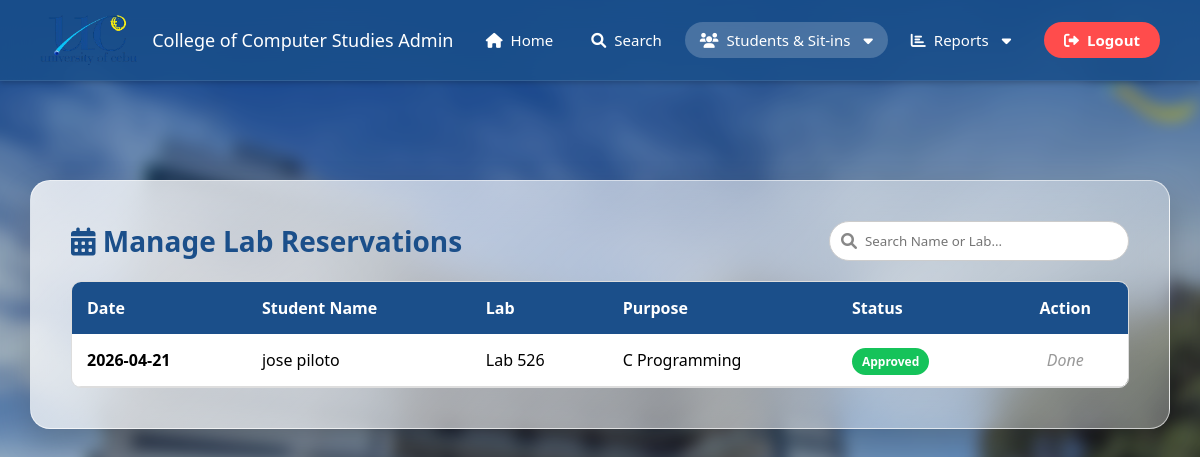
The page /admin_reservations (signed in) on the database its author committed.
### tables this page shows
CREATE TABLE reservations (
            id INTEGER PRIMARY KEY AUTOINCREMENT,
            id_number TEXT NOT NULL,
            res_date TEXT NOT NULL,
            res_lab TEXT NOT NULL,
            res_purpose TEXT NOT NULL,
            status TEXT DEFAULT 'Pending'
        );

CREATE TABLE users (
            id INTEGER PRIMARY KEY AUTOINCREMENT,
            id_number TEXT UNIQUE NOT NULL,
            lastname TEXT NOT NULL,
            firstname TEXT NOT NULL,
            middlename TEXT,
            course_level TEXT,
            password TEXT NOT NULL,
            email TEXT,
            course TEXT,
            address TEXT,
            role TEXT DEFAULT 'student',
            remaining_sessions INTEGER DEFAULT 30,
            profile_pic TEXT DEFAULT 'default_profile.png'
        );

### app.py (the view)
@app.route('/admin_reservations')
def admin_reservations():
    if 'user_id' not in session or session.get('role') != 'admin':
        return redirect(url_for('home'))
    conn = get_db_connection()
    cursor = conn.cursor()
    records = cursor.execute('''
        SELECT r.*, u.firstname, u.lastname
        FROM reservations r
        JOIN users u ON r.id_number = u.id_number
        ORDER BY r.id DESC
    ''').fetchall()
    conn.close()
    return render_template('admin_reservations.html', records=records)

### app.py (called while the page is built)
def get_db_connection():
    conn = sqlite3.connect('students.db')
    conn.row_factory = sqlite3.Row
    return conn

### templates/admin_reservations.html (shortened to what this page needs)
<!DOCTYPE html>
<html lang="en">
<head>
    <link rel="stylesheet" href="{{ url_for('static', filename='style.css') }}">
    <link rel="stylesheet" href="{{ url_for('static', filename='admin.css') }}">
    <link rel="stylesheet" href="https://cdnjs.cloudflare.com/ajax/libs/font-awesome/6.0.0/css/all.min.css">
</head>
<body class="admin-page">
    <nav class="navbar">
        <div class="logo">
            <img src="{{ url_for('static', filename='images/uclogonav.png') }}" alt="UC Logo">
            College of Computer Studies Admin
        </div>
        <div class="nav-links">
            <a href="/admin_dashboard"><i class="fas fa-home"></i> Home</a>
            <a href="#" id="searchNavBtn"><i class="fas fa-search"></i> Search</a>
            <div class="dropdown">
                <button class="dropbtn" style="background: rgba(255,255,255,0.2);"><i class="fas fa-users"></i> Students & Sit-ins <i class="fas fa-caret-down" style="margin-left: 5px;"></i></button>
            </div>
            <div class="dropdown">
                <button class="dropbtn"><i class="fas fa-chart-bar"></i> Reports <i class="fas fa-caret-down" style="margin-left: 5px;"></i></button>
            </div>
            <a href="/logout" class="logout-btn"><i class="fas fa-sign-out-alt"></i> Logout</a>
        </div>
    </nav>
    <div class="admin-container">
        <div class="admin-glass-card" style="width: 95%; max-width: 1400px; padding: 40px;">
            <div style="display: flex; justify-content: space-between; align-items: center; margin-bottom: 20px; flex-wrap: wrap; gap: 15px;">
                <h2 style="color: #1b4f8a; margin: 0;"><i class="fas fa-calendar-alt"></i> Manage Lab Reservations</h2>
                <div style="position: relative; width: 300px; max-width: 100%;">
                    <input type="text" id="searchReservation" onkeyup="filterReservations()" placeholder="Search Name or Lab..."
                           style="width: 100%; padding: 10px 15px 10px 35px; border-radius: 20px; border: 1px solid #ccc; outline: none;">
                    <i class="fas fa-search" style="position: absolute; left: 12px; top: 12px; color: #888;"></i>
                </div>
            </div>
            <div class="table-container" style="max-height: 500px; overflow-y: auto; overflow-x: auto; border-radius: 10px; border: 1px solid #ddd;">
                <table style="width: 100%; border-collapse: collapse; text-align: left; background: white;">
                    <thead style="background-color: #1b4f8a; color: white; position: sticky; top: 0; z-index: 1;">
                        <tr>
                            <th style="padding: 15px;">Date</th>
                            <th style="padding: 15px;">Student Name</th>
                            <th style="padding: 15px;">Lab</th>
                            <th style="padding: 15px;">Purpose</th>
                            <th style="padding: 15px;">Status</th>
                            <th style="padding: 15px; text-align: center;">Action</th>
                        </tr>
                    </thead>
                    <tbody>
                        {% for row in records %}
                        <tr style="border-bottom: 1px solid #ddd;">
                            <td style="padding: 15px; font-weight: bold;">{{ row['res_date'] }}</td>
                            <td style="padding: 15px;">{{ row['firstname'] }} {{ row['lastname'] }}</td>
                            <td style="padding: 15px;">{{ row['res_lab'] }}</td>
                            <td style="padding: 15px;">{{ row['res_purpose'] }}</td>
                            <td style="padding: 15px;">
                                {% if row['status'] == 'Pending' %}
                                    <span style="background: #ff9800; color: white; padding: 5px 10px; border-radius: 15px; font-size: 12px; font-weight: bold;">Pending</span>
                                {% elif row['status'] == 'Approved' %}
                                    <span style="background: #15c35a; color: white; padding: 5px 10px; border-radius: 15px; font-size: 12px; font-weight: bold;">Approved</span>
                                {% else %}
                                    <span style="background: #ff4c4c; color: white; padding: 5px 10px; border-radius: 15px; font-size: 12px; font-weight: bold;">Declined</span>
                                {% endif %}
                            </td>
                            <td style="padding: 15px; text-align: center;">
                                {% if row['status'] == 'Pending' %}
                                    <form action="/process_reservation/{{ row['id'] }}/approve" method="POST" style="display: inline;">
                                        <button type="submit"
                                                style="background: #15c35a; color: white; padding: 8px 12px; border-radius: 5px; border: none; cursor: pointer; margin-right: 5px;"
                                                title="Approve">
                                            <i class="fas fa-check"></i>
                                        </button>
                                    </form>
                                    <form action="/process_reservation/{{ row['id'] }}/decline" method="POST" style="display: inline;"
                                          onsubmit="return confirm('Decline this reservation?');">
                                        <button type="submit"
                                                style="background: #ff4c4c; color: white; padding: 8px 12px; border-radius: 5px; border: none; cursor: pointer;"
                                                title="Decline">
                                            <i class="fas fa-times"></i>
                                        </button>
                                    </form>
                                {% else %}
                                    <span style="color: #999; font-style: italic;">Done</span>
                                {% endif %}
                            </td>
                        </tr>
                        {% else %}
                        <tr>
                            <td colspan="6" style="padding: 30px; text-align: center; color: #666;">No reservations found.</td>
                        </tr>
                        {% endfor %}
                    </tbody>
                </table>
            </div>
        </div>
    </div>
</body>
</html>

### static/style.css (style rules this page uses)
* { box-sizing: border-box; margin: 0; padding: 0; font-family: 'Segoe UI', Tahoma, Geneva, Verdana, sans-serif; }
body { background-color: #EBEBEB; }
h2 { text-align: center; color: #333; margin-top: 10px; margin-bottom: 30px; font-size: 28px; font-weight: bold; }
a { text-decoration: none; transition: opacity 0.3s; }
.navbar { background-color: rgba(21, 76, 121, 0.95); padding: 15px 30px; display: flex; justify-content: space-between; align-items: center; color: white; box-shadow: 0 2px 5px rgba(0,0,0,0.2); position: fixed; top: 0; left: 0; width: 100% !important; z-index: 9999; }
body { padding-top: 80px; }
.logo { font-size: 18px; font-weight: 500; display: flex; align-items: center; gap: 15px; white-space: nowrap; }
.logo img { height: 50px; width: auto; }

### static/admin.css (style rules this page uses)
body.admin-page { margin: 0; display: flex; flex-direction: column; position: relative; font-family: sans-serif; }
body.admin-page::before { content: ""; position: fixed; top: -20px; left: -20px; right: -20px; bottom: -20px; background-image: url('/static/images/ucbackground.jpg'); background-size: cover; background-position: center; background-repeat: no-repeat; filter: blur(8px) brightness(0.8); z-index: -1; }
.admin-container { flex: 1; display: flex; justify-content: center; align-items: center; z-index: 1; margin-top: 100px; margin-bottom: 50px; }
.admin-glass-card { background: linear-gradient(135deg, rgba(255, 255, 255, 0.8), rgba(255, 255, 255, 0.3)); backdrop-filter: blur(20px); padding: 40px; width: 1100px; max-width: 90%; border-radius: 20px; box-shadow: 0 15px 35px rgba(0, 0, 0, 0.2); border: 1px solid rgba(255, 255, 255, 0.6); position: relative; text-align: center; }
.navbar { position: fixed; top: 0; left: 0; width: 100%; box-sizing: border-box; z-index: 9999; background: rgba(27, 79, 138, 0.85); backdrop-filter: blur(15px); border-bottom: 1px solid rgba(255, 255, 255, 0.1); display: flex; justify-content: space-between; align-items: center; padding: 15px 40px; }
.nav-links { display: flex; align-items: center; gap: 8px; }
.nav-links a, .dropbtn { color: #ffffff; text-decoration: none; font-size: 15px; font-weight: 500; padding: 8px 15px; border-radius: 20px; transition: all 0.3s ease; display: flex; align-items: center; gap: 8px; background: transparent; border: none; cursor: pointer; font-family: inherit; }
.dropdown { position: relative; display: inline-block; }
.nav-links .logout-btn { background-color: #ff4c4c; color: white; font-weight: bold; padding: 8px 20px; margin-left: 10px; }

### rows shown on the page
reservations: res_date "2026-04-21", firstname "jose", lastname "piloto", res_lab "Lab 526", res_purpose "C Programming", status "Approved"
